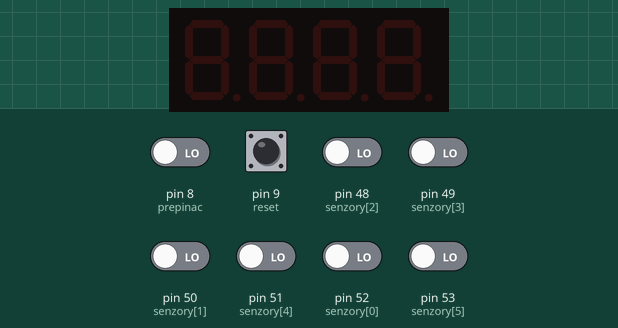
A sketch run on a simulated Arduino Mega 2560, built with avr-gcc and run on an emulated ATmega2560. Shown: 4-digit seven-segment display. Inputs (shaded band) come from the test bench; at power-on: pin 8 (prepinac), pin 9 (reset), pin 48 (senzory[2]), pin 49 (senzory[3]), pin 50 (senzory[1]), pin 51 (senzory[4]), pin 52 (senzory[0]), pin 53 (senzory[5]) LOW. The modem accepts every AT command (registered, SIM ready, sends succeed) and sends nothing else; what the sketch prints to the serial monitor is not drawn.

Above: at 2.4 s.
2.5 s: pin 8 (prepinac) driven HIGH
At 3.4 s:
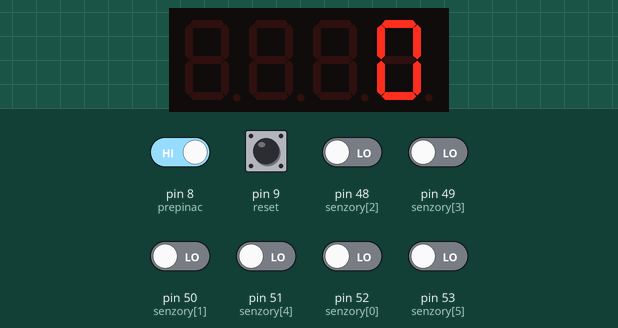
4.0 s: pin 48 (senzory[2]) driven HIGH
At 4.6 s:
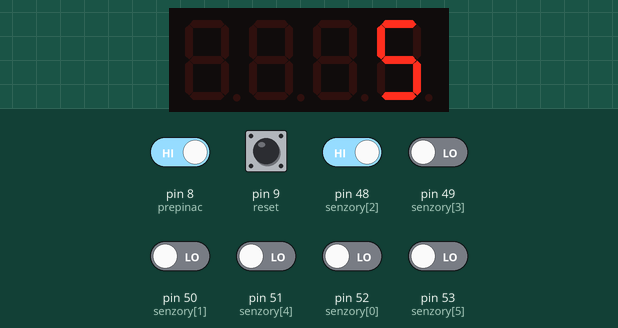
5.5 s: pin 49 (senzory[3]) driven HIGH
At 6.7 s:
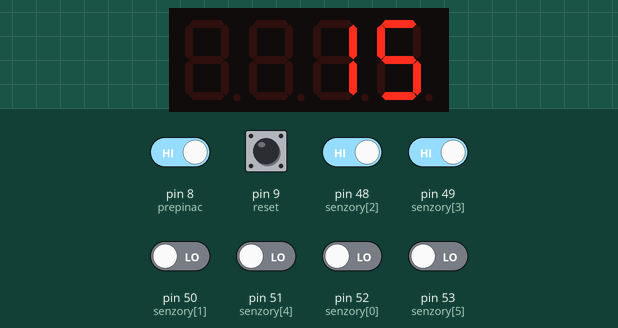
7.0 s: pin 50 (senzory[1]) driven HIGH
At 8.0 s:
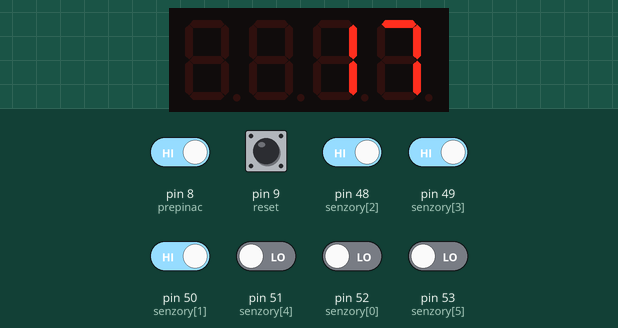
8.5 s: pin 51 (senzory[4]) driven HIGH
At 9.2 s:
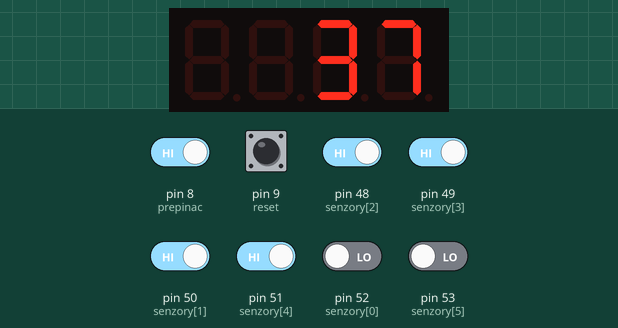
10.0 s: pin 52 (senzory[0]) driven HIGH
At 10.3 s:
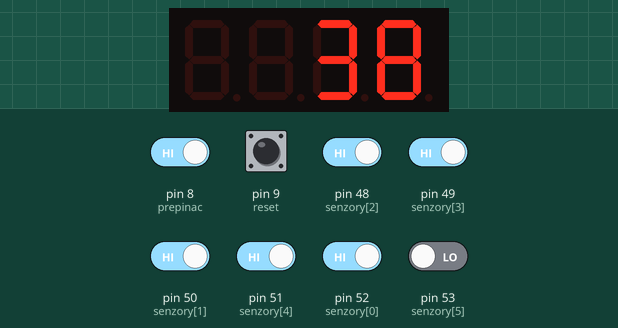
Timing chart, 0 to 12.5 s (numbered marks = the images above; inputs shaded):
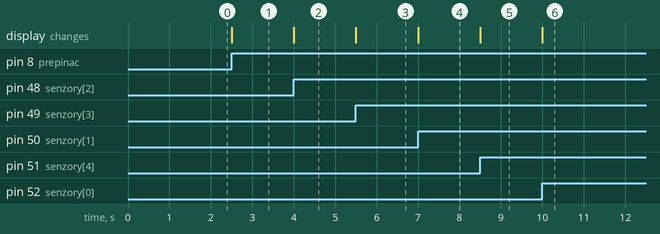

The sketch:

Sedlacek.ino
```cpp
// http://haneefputtur.com/7-segment-4-digit-led-display-sma420564-using-arduino.html

#include "SevSeg.h"
#include "WiFiEsp.h"
#include "ThingSpeak.h"

#ifndef HAVE_HWSerial3
#define ESP_BAUDRATE  19200
#else
#define ESP_BAUDRATE  115200
#endif

byte numDigits = 4;
byte digitPins[] = {23, 29, 31, 32};
byte segmentPins[] = {25, 33, 28, 24, 22, 27, 30, 26};
int senzory[] = {52, 50, 48, 49, 51, 53};

int prepinac = 8;
int reset = 9;

int hodnoty[] = {1, 2, 5, 10, 20, 50, 0};
int pocet[] = {0, 0, 0, 0, 0, 0, 0};
int posledniStav[6];

int resetStav, posledniResetStav, stav = 0;
double cas;

char ssid[] = "KTJ CR s.r.o. 2.4G";
char pass[] = "8211182309";
int keyIndex = 0;

unsigned long myChannelNumber = 1721919;
const char * myWriteAPIKey = "SACC3UIB30Q4PXSS";

WiFiEspClient  client;
SevSeg displej;

void setup() {
  Serial.begin(115200);
  for (int i = 0; i < sizeof(senzory) / 2; i++) {
    pinMode(senzory[i], INPUT);
  }
  displej.begin(COMMON_ANODE, numDigits, digitPins, segmentPins);
  displej.setBrightness(90);
  displej.blank();

  setEspBaudRate(ESP_BAUDRATE);
  WiFi.init(&Serial3);
  if (WiFi.status() == WL_NO_SHIELD) {
    Serial.println("WiFi shield not present");
    // don't continue
    while (true);
  }
  Serial.println("found it!");

  ThingSpeak.begin(client);
}

void loop() {
  if (digitalRead(prepinac)) {
    if (pocet[6] == 0) {
      displej.setNumber(0);
    }
    for (int i = 0; i < sizeof(senzory) / 2; i++) {
      stav = digitalRead(senzory[i]);
      if (stav && stav != posledniStav[i]) {
        pocet[6] += hodnoty[i];
        pocet[i]++;
        displej.setNumber(pocet[6]);
      }
      posledniStav[i] = stav;
    }
    resetStav = digitalRead(reset);
    if (resetStav && resetStav != posledniResetStav) {
      hodnoty[6] = pocet[6];
      odeslat();
      for (int i = 0; i < sizeof(pocet) / 2; i++) {
        pocet[i] = 0;
      }
      displej.setNumber(pocet[6]);
    }
    posledniResetStav = resetStav;
    displej.refreshDisplay();
  } else {
    for (int i = 0; i < sizeof(pocet) / 2; i++) {
      pocet[i] = 0;
    }
    displej.blank();
  }
}

void odeslat() {
  for (int i = 1; i <= sizeof(pocet) / 2; i++) {
    displej.blank();
    if(WiFi.status() != WL_CONNECTED){
      Serial.print("Attempting to connect to SSID: ");
      Serial.println(ssid);
      while(WiFi.status() != WL_CONNECTED){
        WiFi.begin(ssid, pass);
        Serial.print(".");
        cas = millis();
        while (millis() - cas < 5000) {
        }
      }
      Serial.println("\nConnected.");
    }
    displej.blank();
    int x = ThingSpeak.writeField(myChannelNumber, i, pocet[i - 1], myWriteAPIKey);
    if(x == 200){
      Serial.println("Channel update successful.");
    }
    else{
      Serial.println("Problem updating channel. HTTP error code " + String(x));
    }
    displej.setNumber(hodnoty[i - 1]);
    cas = millis();
    while (millis() - cas < 15000) {
      displej.refreshDisplay();
    }
  }
}

void setEspBaudRate(unsigned long baudrate){
  long rates[6] = {115200,74880,57600,38400,19200,9600};

  Serial.print("Setting ESP8266 baudrate to ");
  Serial.print(baudrate);
  Serial.println("...");

  for(int i = 0; i < 6; i++){
    Serial3.begin(rates[i]);
    delay(100);
    Serial3.print("AT+UART_DEF=");
    Serial3.print(baudrate);
    Serial3.print(",8,1,0,0\r\n");
    delay(100);
  }

  Serial3.begin(baudrate);
}
```

Measured:
- after the input at 2.5 s, the display: changes at once (image 1)
- after the input at 4.0 s, the display: changes at once (image 2)
- after the input at 5.5 s, the display: changes at once (image 3)
- after the input at 7.0 s, the display: changes at once (image 4)
- after the input at 8.5 s, the display: changes at once (image 5)
- after the input at 10.0 s, the display: changes at once (image 6)
